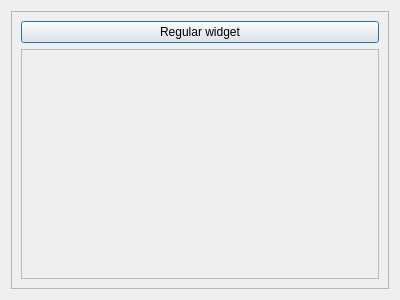
<?xml version="1.0" encoding="UTF-8"?>
<ui version="4.0">
 <class>Dialog</class>
 <widget class="QDialog" name="Dialog">
  <property name="geometry">
   <rect>
    <x>0</x>
    <y>0</y>
    <width>400</width>
    <height>300</height>
   </rect>
  </property>
  <property name="windowTitle">
   <string>Dialog</string>
  </property>
  <layout class="QHBoxLayout" name="horizontalLayout">
   <item>
    <widget class="QScrollArea" name="scrollArea">
     <property name="widgetResizable">
      <bool>true</bool>
     </property>
     <widget class="QWidget" name="scrollAreaWidgetContents">
      <property name="geometry">
       <rect>
        <x>0</x>
        <y>0</y>
        <width>380</width>
        <height>280</height>
       </rect>
      </property>
      <layout class="QVBoxLayout" name="verticalLayout">
       <item>
        <widget class="QPushButton" name="pushButton">
         <property name="text">
          <string>Regular widget</string>
         </property>
        </widget>
       </item>
       <item>
        <widget class="CustomWidget" name="frame">
         <property name="frameShape">
          <enum>QFrame::StyledPanel</enum>
         </property>
         <property name="frameShadow">
          <enum>QFrame::Raised</enum>
         </property>
        </widget>
       </item>
      </layout>
     </widget>
    </widget>
   </item>
  </layout>
 </widget>
 <customwidgets>
  <customwidget>
   <class>CustomWidget</class>
   <extends>QFrame</extends>
   <header>customwidget.h</header>
   <container>1</container>
  </customwidget>
 </customwidgets>
 <resources/>
 <connections/>
</ui>
